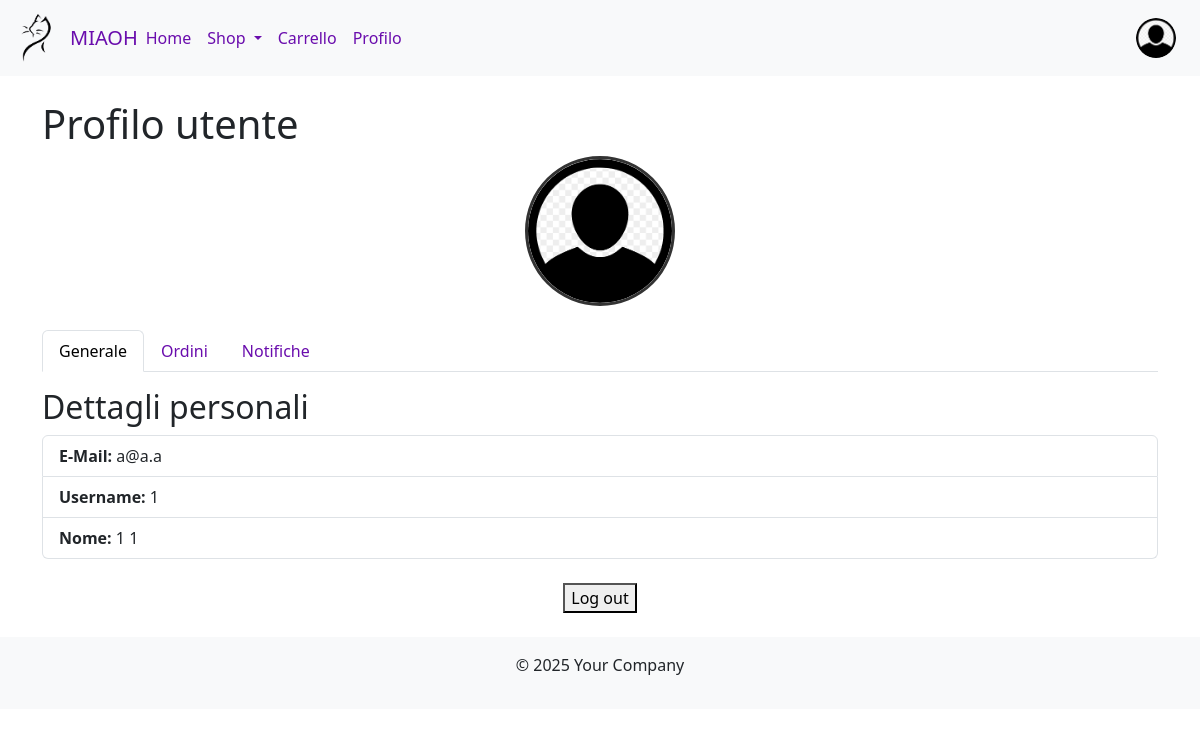
/?action=profile (signed in), run on the app's committed database.
### tables this page shows
CREATE TABLE `user` (
  `id` int(11) NOT NULL,
  `username` varchar(64) NOT NULL,
  `email` varchar(200) NOT NULL,
  `password_hash` blob NOT NULL,
  `name` varchar(50) NOT NULL,
  `surname` varchar(50) NOT NULL,
  `image_file_type` varchar(6) NOT NULL
);

### public/index.php (called while the page is built, shortened)
<?php
if (isset($_GET['action'])){
    $action = $_GET['action'];
} else {
    $action = 'home';
}
switch ($action) {
    case 'profile':
        include('../src/controllers/profileController.php');
        break;
}
require("../src/views/template/base.php");

### src/models/users/Users.php (called while the page is built, shortened)
<?php
require_once "User.php";
class Users{
    private static $USER_TABLE = "user";
    public static function fromEmail($email){
        $stmt = Connection::$db->prepare("SELECT id, username, password_hash, name, surname, image_file_type FROM " . self::$USER_TABLE . " WHERE email = ? LIMIT 1");
        $stmt->bind_param("s", $email);
        $stmt->execute();
        $result = $stmt->get_result();
        if ($result->num_rows === 1) {
            $user = $result->fetch_assoc();
            return new User($user['id'], $user['username'], $email, $user['password_hash'], $user['name'], $user['surname'], $user['image_file_type']);
        }
        return "";
    }
}
?>

### src/models/images/ImageManager.php (called while the page is built, shortened)
<?php
require_once "../src/models/users/Users.php";
class ImageManager{
    public static function getUserImagePath($email){
        $user = Users::fromEmail($email);
        return IMAGE_PATH . "/icons/profilePic.png";
    }
}

### src/models/users/User.php (called while the page is built, shortened)
<?php
class User
{
  protected $username;
  protected $email;
  protected $name;
  protected $surname;
  function __construct($id, $username, $email, $password_hash, $name, $surname, $imageExtension) {
    $this->username = $username;
    $this->email = $email;
    $this->name = $name;
    $this->surname = $surname;
  }
  public function getUsername()
  {
    return $this->username;
  }
  public function getEmail()
  {
    return $this->email;
  }
  public function getName()
  {
    return $this->name;
  }
  public function getSurname()
  {
    return $this->surname;
  }
}

### src/controllers/profileController.php (called while the page is built, shortened)
<?php
require_once "../src/models/users/User.php";
require_once "../src/models/users/Users.php";
require_once "../src/models/images/ImageManager.php";
$user = Users::fromEmail($_SESSION['email']);
?>

### src/views/profile/profile_details.php (the view)
<h2>Dettagli personali</h2>
<section class="profile-details">
    <ul class="list-group">
        <li class="list-group-item"><strong>E-Mail:</strong> <?php echo $user->getEmail(); ?></li>
        <li class="list-group-item"><strong>Username:</strong> <?php echo $user->getUsername(); ?></li>
        <li class="list-group-item"><strong>Nome:</strong> <?php echo $user->getSurname() . " " . $user->getName(); ?></li>
    </ul>
</section>
<footer class="text-center mt-4">
    <form action="?action=profile&subAction=logout" method="POST">
        <button type="submit">Log out</button>
    </form>
</footer>

### data on the page
user: username "1", surname "1", name "1"

### other printed values
$user->getEmail() "a@a.a"
